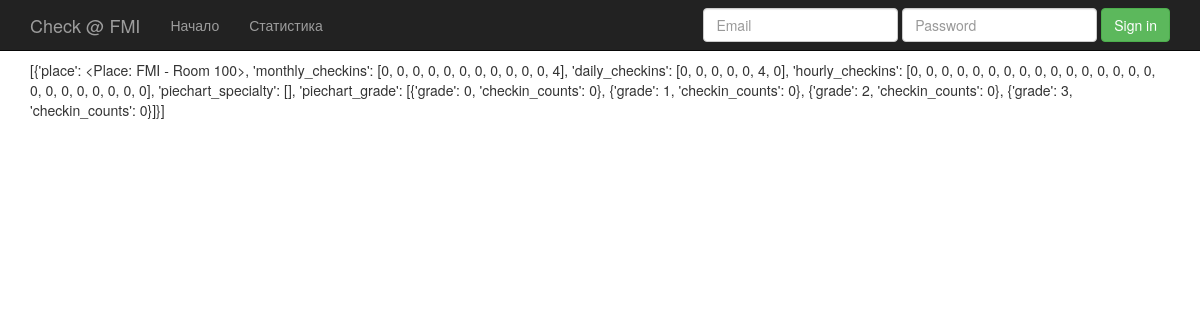
/statistics/, run on an earlier commit of the app's database.
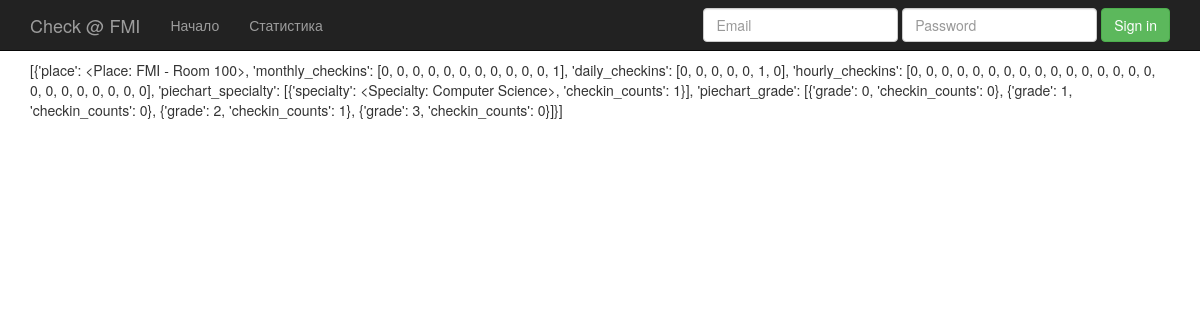
And on a later commit of the database.
### places/models.py (models this page shows)
class Place(models.Model):
    name = models.CharField(max_length = 15, null = True)
    capacity = models.IntegerField(null = True, blank = True)
    def __unicode__(self):
        return self.name

### university/models.py (models this page shows)
class Specialty(models.Model):
    name = models.CharField(max_length = 63, default='')
    def __unicode__(self):
        return self.name

### website/views.py (the view)
def statistics(request):
    place_checkins = []
    places = Place.objects.all()
    for place in places:
        today_date = datetime.now().date()
        monthly_checkins = []
        for i in range(12):
            date = today_date + relativedelta(months=i-11)
            monthly_checkins += [Checkin.objects.filter(place = place, checkin_time__month=date.month).count()]
        daily_checkins = []
        for i in range(7):
            daily_checkins += [Checkin.objects.filter(place = place, checkin_time__day=(today_date + timedelta(days=i-6)).day).count()]
        checkins_for_today = Checkin.objects.filter(place = place, checkin_time__year=today_date.year,
                                                                    checkin_time__month=today_date.month,
                                                                    checkin_time__day=today_date.day)
        hourly_checkins = [0]*24
        for checkin in checkins_for_today:
            hourly_checkins[checkin.checkin_time.hour] += 1
        specialties = Specialty.objects.all()
        piechart_specialty = []
        for specialty in specialties:
            piechart_specialty += [{'specialty': specialty,
                                    'checkin_counts': Checkin.objects.filter(place = place,
                                                        user__specialty=specialty).count()}]
        piechart_grade = []
        for grade in range(4):
            piechart_grade += [{'grade': grade,
                                    'checkin_counts': Checkin.objects.filter(place = place,
                                                        user__grade=grade).count()}]
        place_checkins += [
            {
                'place': place,
                'monthly_checkins': monthly_checkins,
                'daily_checkins': daily_checkins,
                'hourly_checkins': hourly_checkins,
                'piechart_specialty': piechart_specialty,
                'piechart_grade': piechart_grade,
            }
        ]
    return render_to_response('statistics.html',
            {
                'place_checkins': place_checkins,
            },
            context_instance=RequestContext(request))

### templates/statistics.html (shortened to what this page needs)
{% extends "base.html" %}
	{%  block content %}
	<div>
		{{ place_checkins }}
	</div>
	{% endblock %}

### templates/base.html (shortened to what this page needs)
<DOCTYPE html>
<html lang="en">
  <head>
    <link href="//netdna.bootstrapcdn.com/bootstrap/3.0.0/css/bootstrap.min.css" rel="stylesheet">
    <link href="/static/roomsStatus.css" rel="stylesheet">
  </head>
  <body>
    <div class="navbar navbar-inverse navbar-fixed-top">
      <div class="container">
        <div class="navbar-header">
          <a class="navbar-brand" href="#">Check @ FMI</a>
        </div>
        <div class="navbar-collapse collapse">
          <ul class="nav navbar-nav">
            <li><a href="/">Начало</a></li>
            <li><a href="/statistics/">Статистика</a></li>
          </ul>
          <form class="navbar-form navbar-right">
            <div class="form-group">
              <input type="text" placeholder="Email" class="form-control">
            </div>
            <div class="form-group">
              <input type="password" placeholder="Password" class="form-control">
            </div>
            <button type="submit" class="btn btn-success">Sign in</button>
          </form>
        </div>
      </div>
    </div>
    <div class="container">
    {% block content %}{% endblock %}
    </div>
  </body>
</html>

### static/css/roomsStatus.css (style rules this page uses)
body { padding-top: 60px; }

What changed in the data, as far as the page shows it:
changed Place: name.name "…0, 0, 0, 0, 4], 'daily_checkins': [0, 0, 0, 0, 0, 4, 0], 'hourly_checkins': [0, 0, 0, 0, 0, 0, 0, 0, 0, 0, 0, 0, 0, 0, 0, 0, 0, 0, 0, 0, 0, 0, 0, 0], 'piechart_specialty': [], 'piechart_grade': [{'grade': 0, 'checkin_counts': 0}, {'grade': 1, 'checkin_counts': 0}, {'grade': 2, 'checkin_counts': 0}, {'grade': 3, 'checkin_counts': 0}]}]" → "…0, 0, 0, 0, 1], 'daily_checkins': [0, 0, 0, 0, 0, 1, 0], 'hourly_checkins': [0, 0, 0, 0, 0, 0, 0, 0, 0, 0, 0, 0, 0, 0, 0, 0, 0, 0, 0, 0, 0, 0, 0, 0], 'piechart_specialty': [{'specialty': <Specialty: Computer Science>, 'checkin_counts': 1}], 'piechart_grade': [{'grade': 0, 'checkin_counts': 0}, {'grade': 1, 'checkin_counts': 0}, {'grade': 2, 'checkin_counts': 1}, {'grade': 3, 'checkin_counts': 0}]}]"
